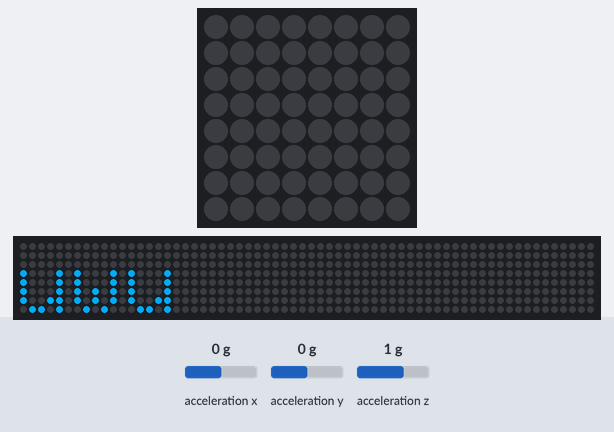
The program below on a simulated Raspberry Pi (BCM pin numbers) with a Sense HAT. On the bench: the Sense HAT's 8×8 RGB LED matrix, a strip that is not on the board, showing the scrolling text unrolled. The test bench sets the inputs (shaded band); at power-on: acceleration x 0 g, acceleration y 0 g, acceleration z 1 g. Random numbers come from a fixed seed; the 64×8 strip is a reading aid, not a part: it shows the text the matrix is scrolling, unrolled, one strip-width of it at a time.

Above: at 5.65 s.
9.9 s: acceleration x set to -3.4 g
At 10.96 s:
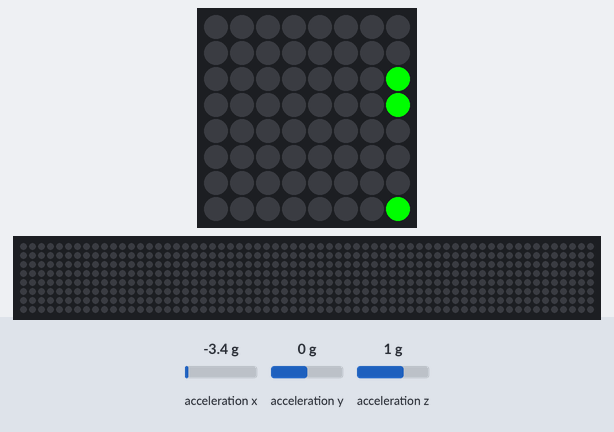
At 18.4 s:
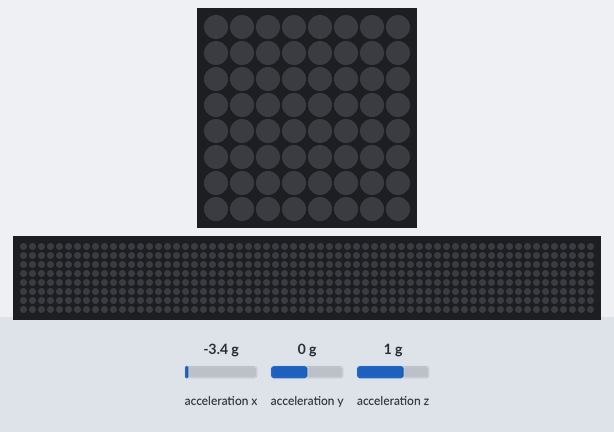

The program:

8ball.py
```python
from random import choice, randint
from time import sleep
from sense_hat import SenseHat

sense = SenseHat()
positive = [
    "It is cewtain",
    "It is decidedwy so",
    "Without a doubt",
    "Yes, definitewy",
    "U may rewy on it",
    "As I see it, yes",
    "Most wikewy",
    "Outwook good",
    "Yes",
    "Signs point to yes"
]
p_appends = [
    "$w$",
    "nwn",
    ":)",
    "owo",
    "uwuwuwu",
    "n3n"
]
neutral = [
    "Repwy hazy, twy again.",
    "Ask again water",
    "Bettew not teww you now",
    "Cannot pwedict now",
    "Concentwate and ask again"
]
neu_appends = [
    "e_e",
    "7w7",
    ":|",
    "o3o",
    "-w-",
    "-3-"
]

negative = [
    "Don't count on it",
    "My weply is no",
    "My souwces say no",
    "Outwook not so good",
    "Vewy doubtfuw",

]
neg_appends = [
    "unu",
    "u3u",
    ":(",
    "ono",
    "ene"
    "V_V"
]
sense.show_message("Ask a question uwu", text_colour=[12,160,235], scroll_speed=0.05)
sleep(3)
while True:
    x, y, z = sense.get_accelerometer_raw().values()

    x = abs(x)
    y = abs(y)
    z = abs(z)
    if x > 2 or y > 2 and z > 2:
        sleep(1)
        pnn = randint(1,3)
        if pnn == 1:
            sense.show_message(choice(positive) + " " + choice(p_appends), text_colour = [0,255,0], scroll_speed = 0.05)
        elif pnn == 2:
            sense.show_message(choice(neutral) + " " + choice(neu_appends), text_colour = [255,255,0], scroll_speed = 0.05)
        elif pnn == 3:
            sense.show_message(choice(negative) + " " + choice(neg_appends), text_colour = [255,0,0], scroll_speed = 0.05)
    else:
        sense.clear()
        
```

Measured:
- after the input at 9.9 s, the LEDs: change after 1.1 s (image 1)
